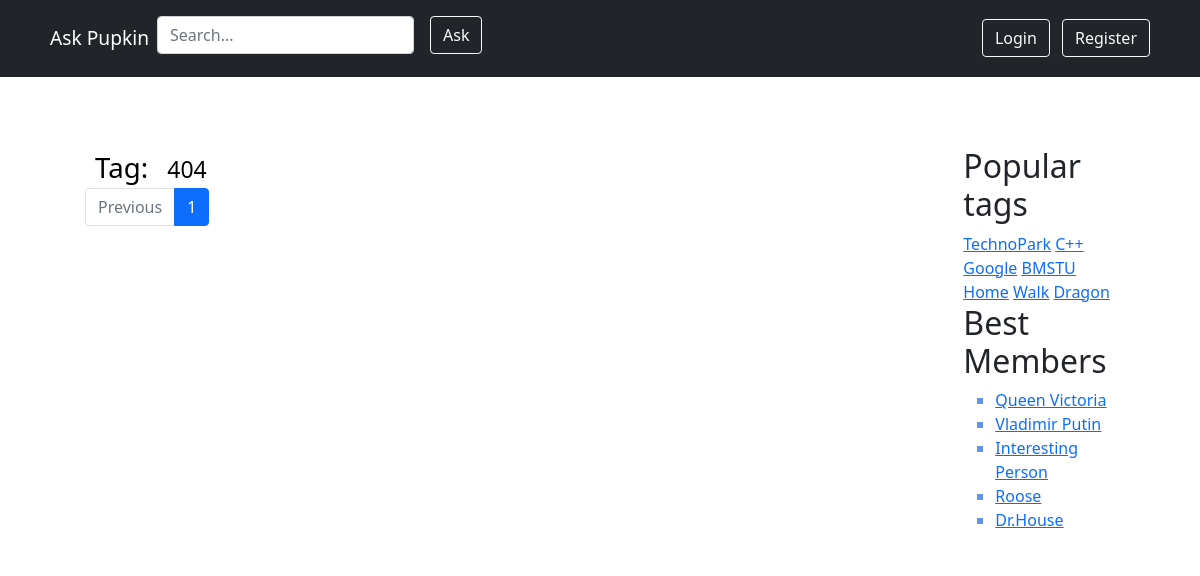
The app's page /tags/404/, older data.
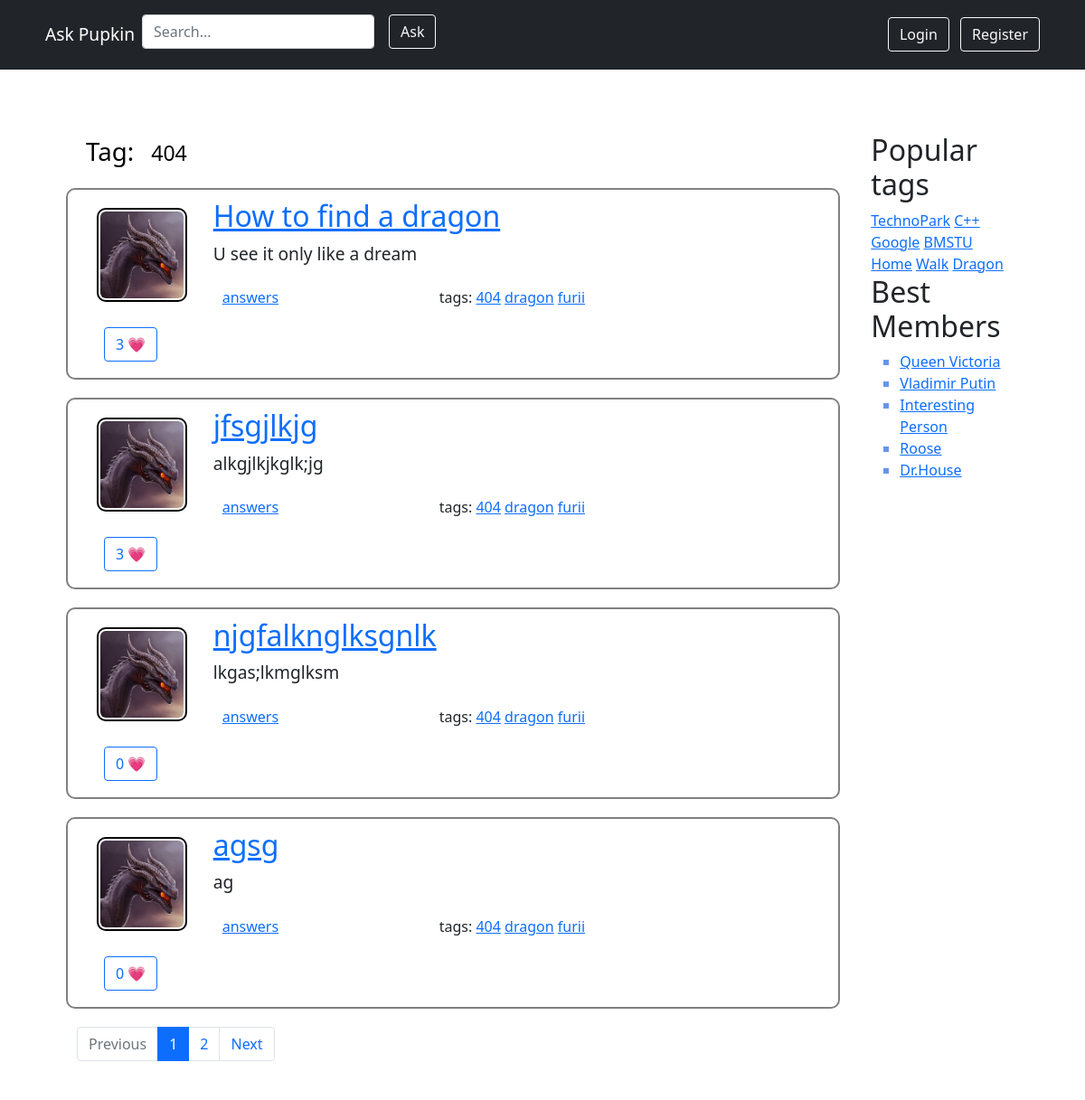
The same page, newer data.
### app/models.py (models this page shows)
class Questions(models.Model):
    id = models.BigAutoField(auto_created=True, primary_key=True, serialize=False, verbose_name='ID')
    is_active = models.BooleanField(default=True, verbose_name='Question active')
    title = models.CharField(max_length=50, verbose_name='Title')
    text = models.TextField(verbose_name='Question text')
    rating = models.IntegerField(default=0, verbose_name='Rating')

class Tags(models.Model):
    id = models.BigAutoField(auto_created=True, primary_key=True, serialize=False, verbose_name='ID')
    title = models.CharField(default='404', max_length=50, verbose_name='Tag')

### app/views.py (the view)
# urls.py: url(r'^tags/(?P<tag_name>.*)/$', views.tag, name='tags'),
def tag(request, tag_name):
    return render(request, "tag.html", {'page': paginate(Questions.objects.all(), request),
                                        'popular_members': popular_members,
                                        'popular_tags': tags,
                                        'tag_name': tag_name,
                                        'context': context})

### app/views.py (called while the page is built)
def paginate(objects_list, request, per_page=4):
    paginator = Paginator(objects_list, per_page)
    page_number = request.GET.get('page')
    try:
        page_obj = paginator.get_page(page_number)
    except PageNotAnInteger:
        page_obj = paginator.get_page(1)
    except EmptyPage:
        page_obj = paginator.get_page(paginator.num_pages)
    return page_obj

### templates/tag.html
{% extends "incl/base.html" %}
{% load static %}
{% block content %}
         <span class="text1"><big><big><big>Tag:</big></big></big></span>
         <span class="text1"><big><big>{{ tag_name }}</big></big></span>
    {% for question in page %}
      {% include "incl/single_question.html" %}
    {% endfor %}
 {% include "incl/pagination.html" %}
{% endblock content %}

### templates/incl/single_question.html
      {% load static %}
       <div class="row questions">
        <div class="col-2">
         <img class=animation src="{% static "img/dragon.jpg" %}" alt="">
          <div class="class-0">
               <button type="button" class="btn btn-outline-primary me-2"> {{ question.rating }} &#128151;</button>
            </div>
        </div>
       <div class="col-10">
         <h2><a href="{% url 'question' question.id %}">{{ question.title }}</a></h2>
         <big>{{ question.text}}
         </big>
           <div class="row">
               <div class="col-1 texting" >
                   <a href="{% url 'question' question.id%}">answers</a>
               </div>
               <div class="col-1 texting">
                   tags:
                    {% for tags in context.tags %}
            <a href="{% url 'tags' tag_name=tags.title %}" >{{ tags.title }}</a>
        {% endfor %}
               </div>
           </div>
       </div>
       </div>

Row changes from the older to the newer data that the page shows:
added Questions: rating "3", title "How to find a dragon", text "U see it only like a dream"
added Tags: title "404"
added Tags: title "dragon"
added Tags: title "furii"
added Questions: rating "3", title "jfsgjlkjg", text "alkgjlkjkglk;jg"
added Questions: rating "0", title "njgfalknglksgnlk", text "lkgas;lkmglksm"
added Questions: rating "0", title "agsg", text "ag"
Text that changed along with them:
{{ page.next_page_number }}: (not shown) → "2"
text now shown: "Next"
